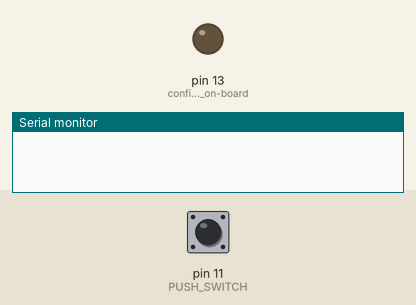
A sketch run on a simulated Arduino Uno, built with avr-gcc and run on an emulated ATmega328P. Parts: output pins drawn as LEDs (lit = HIGH), the last lines printed to the serial monitor. The test bench sets the inputs (shaded band); at power-on: pin 11 (PUSH_SWITCH) HIGH.

Above: at 1.2 s.
1.3 s: pin 11 (PUSH_SWITCH) pulled LOW for 0.15 s
At 1.37 s:
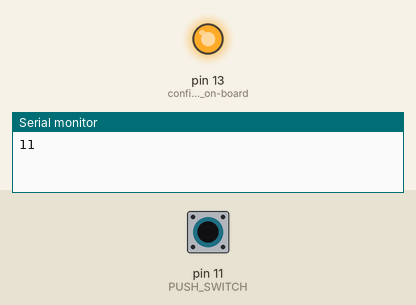
2.9 s: pin 11 (PUSH_SWITCH) pulled LOW for 3.2 s
At 7.2 s:
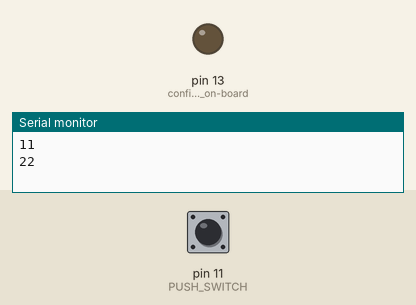
Timing chart, 0 to 8.7 s (numbered marks = the images above; inputs shaded):
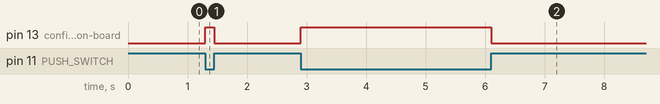

Measured:
- after the input at 1.3 s, pin 13 (configure_to_use_on-board): LOW → HIGH at once, → LOW 0.15 s later
- after the input at 2.9 s, pin 13 (configure_to_use_on-board): LOW → HIGH at once, → LOW 3.2 s later

The sketch:

Switch_5b3.ino
```cpp
/*
 * Switch 5b3 - Reading a Dynamic Switch - Complex. Using a State Machine to debounce both press and release.
 * Demonstraights that a debounce may be needed for release as well as press.
 */

#define PUSH_SWITCH  11             // push button switch is connected to pin 11

#define BOUNCE_DELAY  100           // some cheap switches have really bad switch bounce.

typedef enum {SW_IDLE, SW_PRESSED, SW_P_DB, SW_RELEASED} SW_STATE;

bool waitForClose;
bool waitForOpen;

int countCloses = 0;
int countOpens = 0;

void setup() {
  Serial.begin(9600);
  pinMode(PUSH_SWITCH, INPUT_PULLUP);  // use pin 11 as a INPUT. Activate internal pullup resistor.
  pinMode(13, OUTPUT);            // configure to use on-board LED.
  waitForClose = true;
  waitForOpen = false;
}

// put your main code here, to run repeatedly:
void loop() {
  if( isSwitchClosed() == true ) {
    if( waitForClose ) {
      waitForClose = false;
      waitForOpen = true;
      digitalWrite(13, HIGH);       // Turn ON LED.
      ++countCloses;
      Serial.print(countCloses);
    }
  } else {
    if( waitForOpen ) {
      waitForOpen = false;
      waitForClose = true;
      digitalWrite(13, LOW);        // Turn OFF LED.
      ++countOpens;
      Serial.println(countOpens);
    }
  }
}


/*
 * Test if the switch is closed.
 * Use the millis() function to filter out switch bounce.
 * Use a State Machine to evaluate the switch.
 * Doesn't have to be pressed for 10ms, but does have to be released for 10ms.
 */
bool isSwitchClosed()
{
  static unsigned long bounceDelay;
  static SW_STATE sw_state = SW_IDLE;

  static bool timingLow = false;
  static bool waitForHigh = false;
  bool results = false;                         // default value

  switch(sw_state) {
    case SW_IDLE:
      // test if the switch has been closed.
      if( digitalRead(PUSH_SWITCH) == LOW ) {   // if switch is pressed
        bounceDelay = millis() + BOUNCE_DELAY;            // start release wait.
        results = true;
        sw_state = SW_PRESSED;
      }
      break;

    case SW_PRESSED:
      // check for pressed time
      if( digitalRead(PUSH_SWITCH) == LOW ) {  // if switch is still pressed
        if( bounceDelay > millis() ) {          // check delay
          sw_state = SW_P_DB;                   // past 10ms. go to wait for release
        }
      } else {
        // bounced HIGH
        bounceDelay = millis() + BOUNCE_DELAY;            // restart release wait.
      }
      results = true;                           // not a comfermed release yet. So, treat as pressed.
      break;

    case SW_P_DB:
      if( digitalRead(PUSH_SWITCH) == HIGH ) {  // if switch released
          bounceDelay = millis() + BOUNCE_DELAY;          // start release wait.
          sw_state = SW_RELEASED;
      }
      results = true;                           // not a comfermed release yet. So, treat as pressed.
      break;

    case SW_RELEASED:
      if( digitalRead(PUSH_SWITCH) == LOW ) {   // if switch bounced
          bounceDelay = millis() + BOUNCE_DELAY;          // restart release wait.
          results = true;                       // not a comfermed release yet. So, treat as pressed.
      } else {
        if( bounceDelay > millis() ) {
          sw_state = SW_IDLE;                   // released for 10ms. So, treat as released. (return false)
        }
      }
      break;

    default:
      sw_state = SW_IDLE;
      break;
  }

  return results;
}
```
